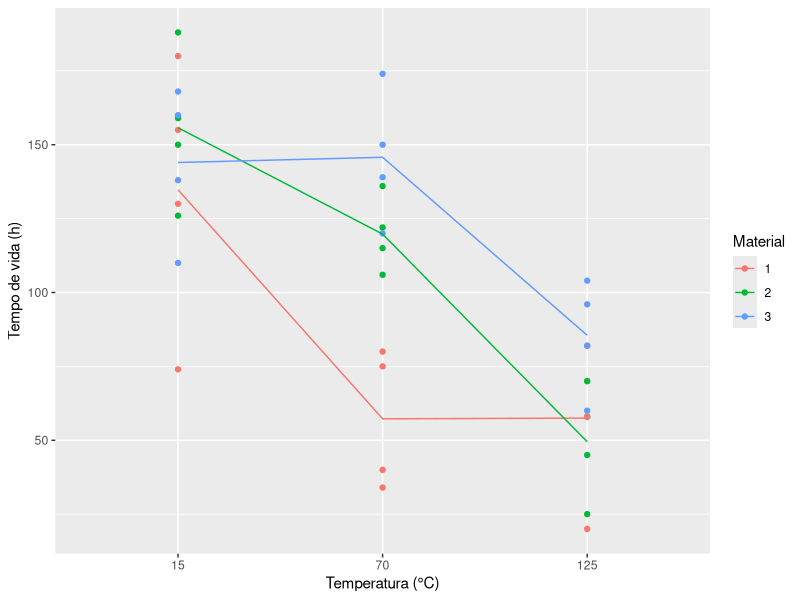
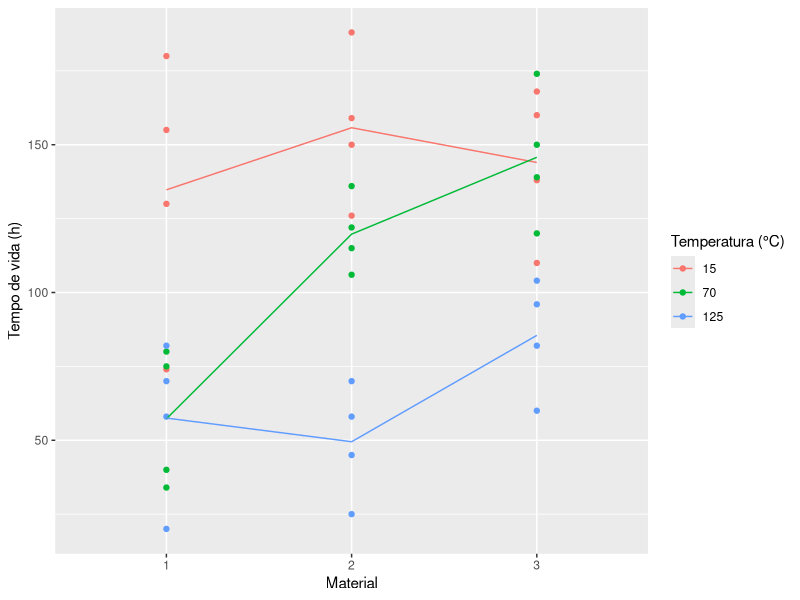
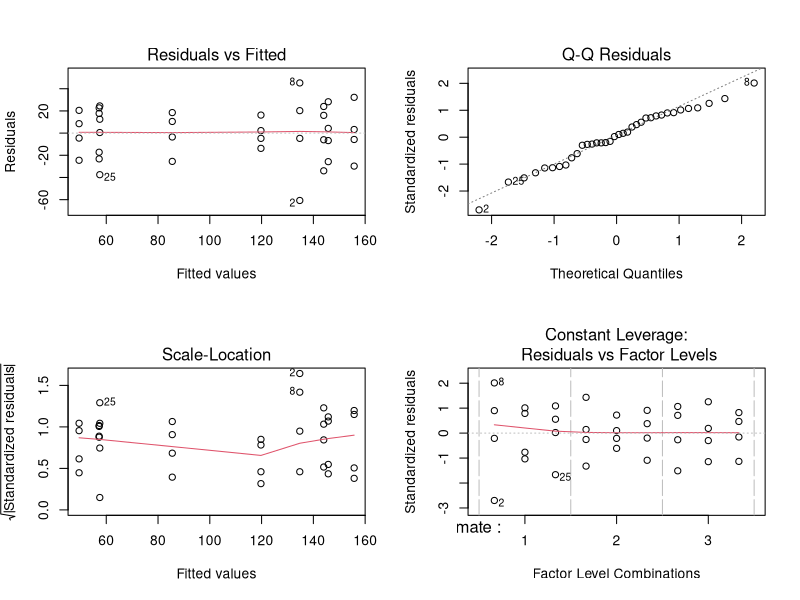
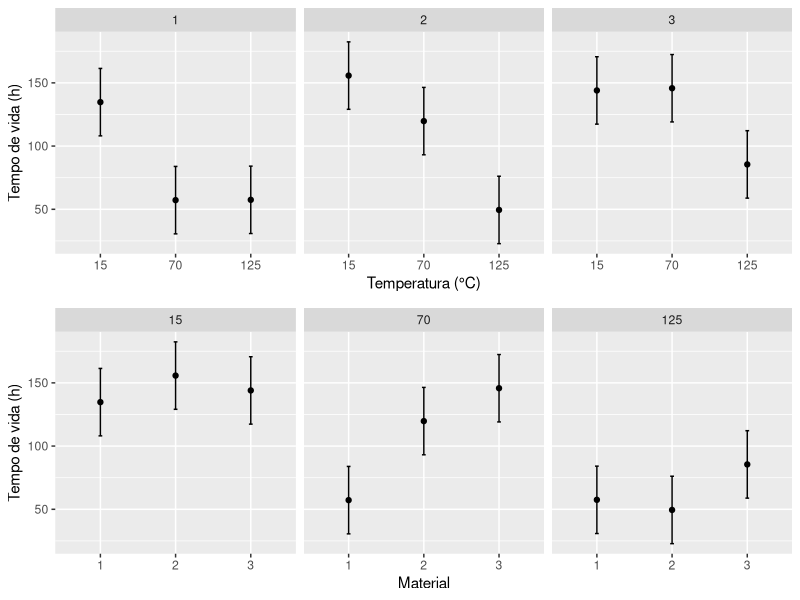
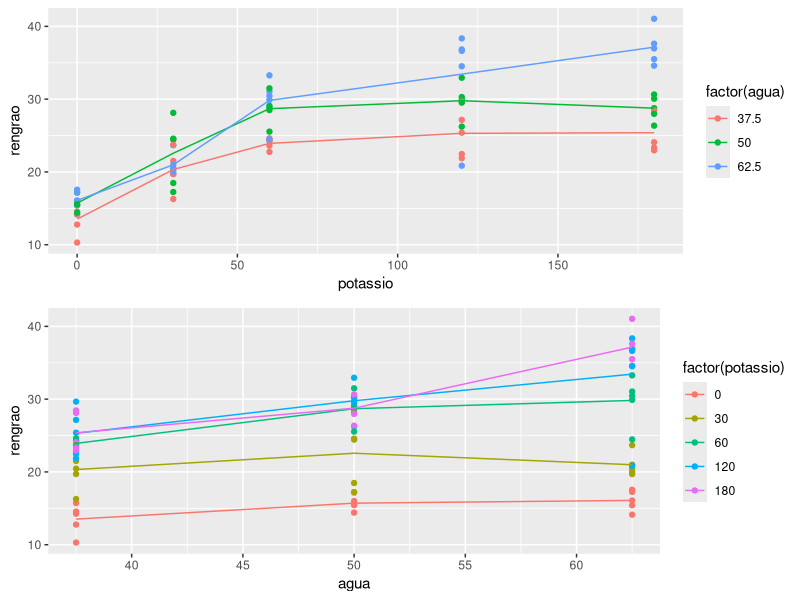
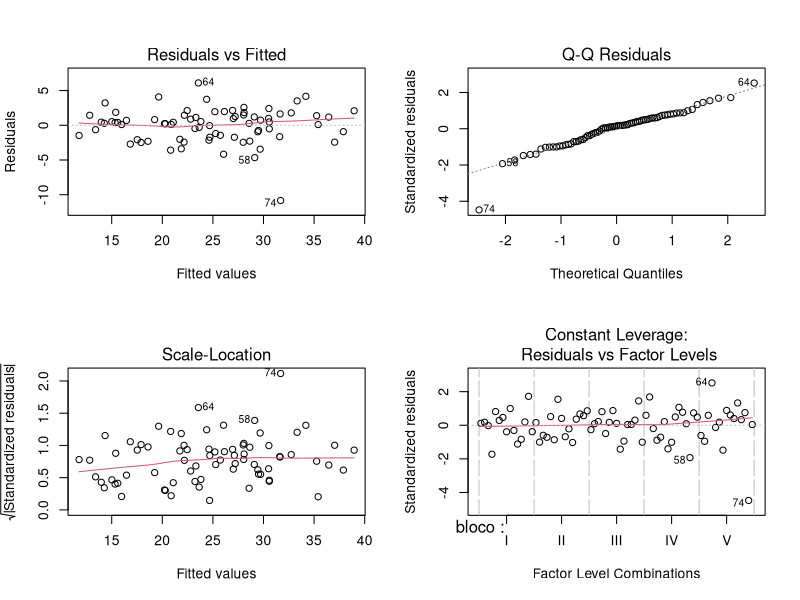
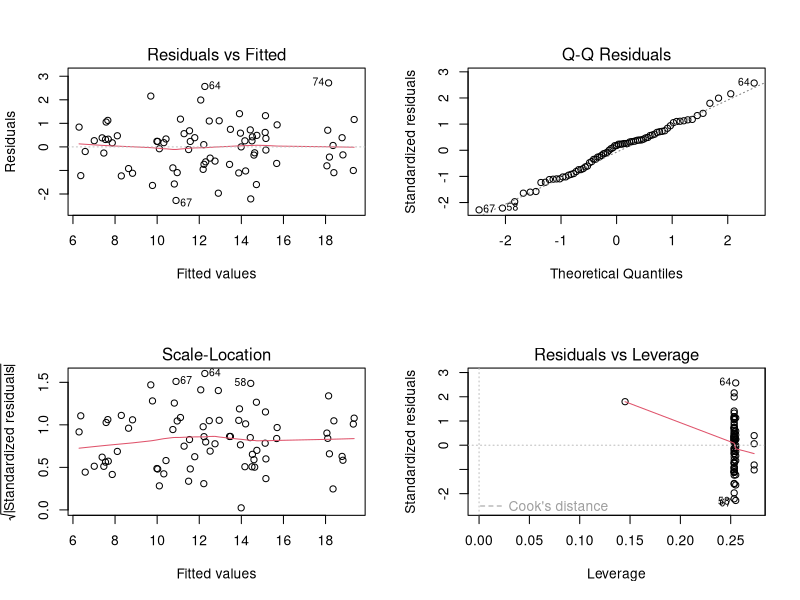
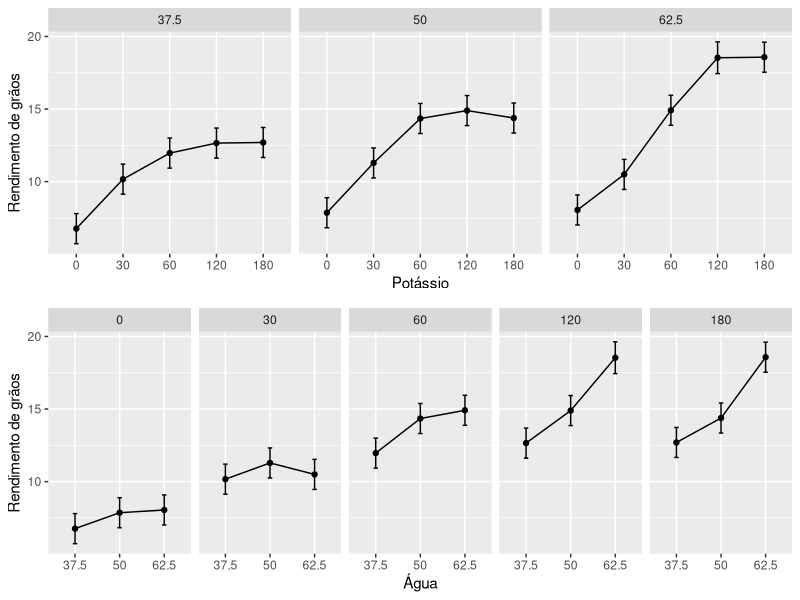

These figures' R source, in order: (Note: this script raises an error after producing the figures.)
## ---- chunk 1
# Carrega pacotes.
library(emmeans)
library(tidyverse)
## ---- chunk 2
# Tempo de duração da bateria. Tabela 5.1 em Montgomery (2008).
tv <- c(130, 74, 150, 159, 138, 168, 155, 180, 188, 126, 110, 160, 34,
        80, 136, 106, 174, 150, 40, 75, 122, 115, 120, 139, 20, 82, 25,
        58, 96, 82, 70, 58, 70, 45, 104, 60)
temp <- rep(c(15, 70, 125), each = 12)
mate <- rep(rep(c(1:3), each = 2), times = 6)

# Cria tabela com os dados.
tb <- data.frame(temp = factor(temp),
                 mate = factor(mate),
                 tv = tv)

# Remove vetores do espaço de memória.
rm(tv, temp, mate)

# Número de repetições dos pontos experimentais.
xtabs(~mate + temp, data = tb)

ggplot(data = tb,
       mapping = aes(x = temp, color = mate, y = tv)) +
    geom_point() +
    stat_summary(aes(group = mate), geom = "line", fun.y = "mean") +
    labs(x = "Temperatura (°C)",
         y = "Tempo de vida (h)",
         color = "Material")

ggplot(data = tb,
       mapping = aes(x = mate, color = temp, y = tv)) +
    geom_point() +
    stat_summary(aes(group = temp), geom = "line", fun.y = "mean") +
    labs(x = "Material",
         y = "Tempo de vida (h)",
         color = "Temperatura (°C)")
## ---- chunk 3
# Espeficicação do modelo para a função `lm()`.
m0 <- lm(tv ~ mate + temp + mate:temp, data = tb)
m0 <- lm(tv ~ mate * temp, data = tb) # Forma curta.

# Quadro de resumo do ajuste.
summary(m0)

# Análise gráfica dos pressupostos.
par(mfrow = c(2, 2)); plot(m0); layout(1)
## ---- chunk 4
# Matriz do modelo.
X <- model.matrix(~mate * temp, data = tb)

# Indica o tipo de contraste usado.
attr(X, "contrasts")

# Vetor de observações.
y <- cbind(tb$tv)

# Estimativas dos parâmetros.
# coef(m0)
betas <- solve(t(X) %*% X, t(X) %*% y)
betas

# Variância residual.
# deviance(m0)/df.residual(m0)
var_y <- crossprod(y - X %*% betas)/(nrow(X) - ncol(X))

# Matriz de covariância das estimativas.
# vcov(m0)
c(var_y) * solve(t(X) %*% X)
## ---- chunk 5
# Quadro de análise de variância.
anova(m0)
## ---- chunk 6
# Média dos totais ao quadrado.
squared_mean <- function(y) sum(y)^2/length(y)

# Resultados das somas de quadrados.
C <- aggregate(tv ~ 1, data = tb, squared_mean)$tv
SS_A <- sum(aggregate(tv ~ mate, data = tb, squared_mean)$tv) - C
SS_B <- sum(aggregate(tv ~ temp, data = tb, squared_mean)$tv) - C
SS_AiB <- sum(aggregate(tv ~ mate:temp, data = tb, squared_mean)$tv) - C
SS_AB <- SS_AiB - SS_A - SS_B
SS_Total <- sum(y^2) - C
SS_Erro <- SS_Total - SS_A - SS_B - SS_AB

# Somas de quadrados.
rbind(SS_A, SS_B, SS_AB, SS_Erro)
## ---- chunk 7
X <- model.matrix(~mate * temp,
                  data = tb,
                  contrasts.arg = list(mate = contr.sum,
                                       temp = contr.sum))

proj <- function(X) {
    X %*% solve(crossprod(X), t(X))
}

a <- attr(X, "assign")
a

I <- diag(length(y))
H0  <- proj(X[, a <= 0])
H01 <- proj(X[, a <= 1])
H02 <- proj(X[, a <= 2])
H03 <- proj(X[, a <= 3])

# Somas de quadrados sequênciais.
t(y) %*% (H0)        %*% y # C:       RSS(~1) - RSS(~0).
t(y) %*% (H01 - H0)  %*% y # SS_A:    RSS(~A) - RSS(~1).
t(y) %*% (H02 - H01) %*% y # SS_B:    RSS(~A + B) - RSS(~A).
t(y) %*% (H03 - H02) %*% y # SS_AB:   RSS(~A * B) - RSS(~A + B).
t(y) %*% (I   - H03) %*% y # SS_Erro.

anova(m0)

# Como os efeitos são ortogonais, sequêncial e um termo por vez dá
# igual.
H1 <- proj(X[, a %in% c(0, 1)])
H2 <- proj(X[, a %in% c(0, 2)])
H3 <- proj(X[, a %in% c(0, 3)])

# Somas de quadrados de um termo de cada vez.
# ATTENTION: Para funcionar tem que usar restrições lineares ortogonais,
# i.e. `contr.sum`, `contr.helmert` ou `contr.poly`.
t(y) %*% (H1 - H0) %*% y # SS_A:  RSS(~A) - RSS(~1).
t(y) %*% (H2 - H0) %*% y # SS_B:  RSS(~B) - RSS(~1).
t(y) %*% (H3 - H0) %*% y # SS_AB: RSS(~A:B) - RSS(~1).

# Mostra que as projeções são ortogonais.
all(round((H1 - H0) %*% (H2 - H0), digits = 4) == 0)

trace <- function(H) {
    sum(diag(H))
}

# Graus de liberdade.
trace(H0)
trace(H01 - H0)
trace(H02 - H01)
trace(H03 - H02)
trace(I   - H03)
## ---- chunk 8
# Médias marginais ajustadas = valores preditos para cada ponto
# experimental.
emm <- emmeans(m0, specs = ~temp | mate)
emm

attr(emm, "grid")
unname(attr(emm, "linfct"))

# Constrastes entre níveis de temperatura para cada nível de material.
contrast(emm, method = "pairwise")
## ---- chunk 9
# Estimativas das médias ajustadas.
Xu <- unique(model.matrix(m0))
Xu %*% coef(m0)

# Erro padrão das médias.
sqrt(diag(Xu %*% vcov(m0) %*% t(Xu)))

# O erro padrão é \sqrt{\hat{\sigma}^2/r}.
sqrt((deviance(m0)/df.residual(m0))/4)

grid <- unique(m0$model[, all.vars(m0$terms)[-1]])
cbind(grid, "." = "|", unname(Xu))

# Contraste `temp@15 - temp@70 | mate@1`.
K <- Xu[1,, drop = FALSE] - Xu[4,, drop = FALSE]

K %*% coef(m0)                      # Estimativa.
sqrt(diag(K %*% vcov(m0) %*% t(K))) # Erro padrão.
## ---- chunk 10
tbm <- as.data.frame(emm)
tbm

gg1 <-
ggplot(tbm, aes(x = temp, y = emmean)) +
    facet_wrap(facets = ~mate) +
    geom_point() +
    geom_errorbar(aes(ymin = lower.CL, ymax = upper.CL),
                  width = 0.05) +
    labs(x = "Temperatura (°C)",
         y = "Tempo de vida (h)")

gg2 <-
ggplot(tbm, aes(x = mate, y = emmean)) +
    facet_wrap(facets = ~temp) +
    geom_point() +
    geom_errorbar(aes(ymin = lower.CL, ymax = upper.CL),
                  width = 0.05) +
    labs(x = "Material",
         y = "Tempo de vida (h)")

gridExtra::grid.arrange(gg1, gg2, ncol = 1)
## ---- chunk 11
soja <-
structure(list(potassio = c(0L, 30L, 60L, 120L, 180L, 0L, 30L,
60L, 120L, 180L, 0L, 30L, 60L, 120L, 180L, 0L, 30L, 60L, 120L,
180L, 0L, 30L, 60L, 120L, 180L, 0L, 30L, 60L, 120L, 180L, 0L,
30L, 60L, 120L, 180L, 0L, 30L, 60L, 120L, 180L, 0L, 30L, 60L,
120L, 180L, 0L, 30L, 60L, 120L, 180L, 0L, 30L, 60L, 120L, 180L,
0L, 30L, 60L, 120L, 180L, 0L, 30L, 60L, 120L, 180L, 0L, 30L,
60L, 120L, 180L, 0L, 30L, 60L, 120L, 180L), agua = c(37.5, 37.5,
37.5, 37.5, 37.5, 50, 50, 50, 50, 50, 62.5, 62.5, 62.5, 62.5,
62.5, 37.5, 37.5, 37.5, 37.5, 37.5, 50, 50, 50, 50, 50, 62.5,
62.5, 62.5, 62.5, 62.5, 37.5, 37.5, 37.5, 37.5, 37.5, 50, 50,
50, 50, 50, 62.5, 62.5, 62.5, 62.5, 62.5, 37.5, 37.5, 37.5, 37.5,
37.5, 50, 50, 50, 50, 50, 62.5, 62.5, 62.5, 62.5, 62.5, 37.5,
37.5, 37.5, 37.5, 37.5, 50, 50, 50, 50, 50, 62.5, 62.5, 62.5,
62.5, 62.5), bloco = structure(c(1L, 1L, 1L, 1L, 1L, 1L, 1L,
1L, 1L, 1L, 1L, 1L, 1L, 1L, 1L, 2L, 2L, 2L, 2L, 2L, 2L, 2L, 2L,
2L, 2L, 2L, 2L, 2L, 2L, 2L, 3L, 3L, 3L, 3L, 3L, 3L, 3L, 3L, 3L,
3L, 3L, 3L, 3L, 3L, 3L, 4L, 4L, 4L, 4L, 4L, 4L, 4L, 4L, 4L, 4L,
4L, 4L, 4L, 4L, 4L, 5L, 5L, 5L, 5L, 5L, 5L, 5L, 5L, 5L, 5L, 5L,
5L, 5L, 5L, 5L), .Label = c("I", "II", "III", "IV", "V"), class = "factor"),
    rengrao = c(14.55, 21.51, 24.62, 21.88, 28.11, 17.16, 24.44,
    28.5, 32.94, 28.76, 14.13, 19.71, 31.05, 38.35, 36.97, 15.72,
    19.72, 24.29, 25.39, 28.45, 15.44, 28.12, 31.49, 29.95, 30.06,
    15.42, 23.68, 33.27, 36.63, 41.04, 12.77, 20.45, 24.35, 27.15,
    24.08, 16.01, 24.57, 28.85, 26.23, 26.36, 16.08, 20.99, 30.45,
    36.83, 34.6, 14.26, 23.71, 22.76, 22.46, 22.97, 15.54, 18.48,
    25.54, 30.29, 30.64, 17.26, 20.51, 24.47, 34.52, 37.62, 10.3,
    16.28, 23.61, 29.66, 23.34, 14.41, 17.24, 29.08, 29.52, 27.98,
    17.56, 20.05, 29.9, 20.86, 35.5), pesograo = c(10.7, 13.53,
    15.78, 12.8, 14.79, 12.26, 12.66, 14.25, 15.84, 12.45, 10.7,
    11.07, 13.44, 14.15, 14.11, 13.1, 13.51, 15.28, 16.7, 17.89,
    12.45, 11.77, 12.7, 15.76, 12.53, 11.01, 14.18, 14.04, 15.26,
    16.55, 12.05, 13.03, 11.94, 16.07, 16.38, 12.04, 12.35, 13.67,
    11.76, 10.1, 12.56, 12.86, 14.1, 17.13, 15.18, 11.41, 12.82,
    14.31, 12.76, 14.92, 11.68, 12.4, 15.02, 14.09, 16.47, 11.74,
    13.32, 13.67, 15.07, 17.42, 11.2, 12.24, 16.99, 17.87, 18.23,
    11, 11.49, 13.34, 12.51, 10.72, 11.71, 12.85, 13.91, 16.3,
    17.07), kgrao = c(15.13, 17.12, 19.11, 18.12, 19.11, 12.14,
    13.63, 17.12, 19.11, 21.1, 13.14, 17.62, 15.13, 18.12, 20.11,
    13.14, 17.62, 17.62, 20.61, 21.1, 14.13, 14.63, 19.11, 21.1,
    21.1, 13.14, 14.13, 23.1, 18.61, 19.61, 15.13, 16.62, 18.61,
    20.11, 20.61, 13.63, 16.12, 20.61, 18.61, 21.6, 14.13, 16.62,
    17.62, 15.13, 21.1, 14.13, 14.63, 13.14, 22.1, 22.1, 12.64,
    20.11, 19.11, 17.62, 21.1, 12.64, 15.63, 17.12, 21.1, 22.6,
    17.62, 19.11, 20.11, 17.12, 21.6, 13.63, 20.61, 19.11, 18.61,
    21.1, 10.65, 18.61, 18.61, 20.11, 21.1), pgrao = c(1.18,
    0.99, 0.82, 0.85, 0.88, 1.05, 1.08, 0.74, 1.01, 1.01, 1.18,
    1.18, 1.08, 1.05, 1.14, 1.08, 1.05, 0.79, 0.87, 0.99, 0.98,
    1.16, 0.95, 1.14, 1.05, 1.18, 1.08, 1.18, 1.11, 1.14, 1.25,
    1.01, 0.93, 0.85, 1, 1.21, 1, 0.85, 0.99, 0.91, 1.18, 1.21,
    1.14, 1.11, 1.18, 1.14, 1.01, 1.25, 0.85, 1.05, 1.04, 0.85,
    0.75, 1.03, 1.14, 1.21, 1.28, 1.25, 1.14, 1.14, 1.28, 1.18,
    0.95, 0.85, 1.08, 0.93, 1.25, 0.9, 0.99, 0.93, 1.18, 1.28,
    1.25, 1.13, 1.15), ts = c(136L, 159L, 156L, 171L, 190L, 140L,
    193L, 200L, 208L, 237L, 132L, 178L, 231L, 271L, 262L, 120L,
    146L, 159L, 152L, 159L, 124L, 239L, 248L, 190L, 240L, 140L,
    167L, 237L, 240L, 248L, 106L, 157L, 204L, 169L, 147L, 133L,
    199L, 211L, 223L, 261L, 128L, 164L, 216L, 215L, 228L, 125L,
    185L, 159L, 176L, 154L, 133L, 149L, 170L, 215L, 186L, 147L,
    154L, 179L, 229L, 216L, 92L, 133L, 139L, 166L, 128L, 131L,
    150L, 218L, 236L, 261L, 150L, 156L, 215L, 128L, 208L), nvi = c(22L,
    2L, 0L, 2L, 0L, 20L, 6L, 6L, 7L, 10L, 23L, 10L, 5L, 0L, 1L,
    22L, 0L, 1L, 0L, 0L, 12L, 9L, 4L, 1L, 4L, 14L, 7L, 3L, 1L,
    0L, 4L, 3L, 1L, 0L, 1L, 22L, 7L, 3L, 7L, 5L, 21L, 9L, 3L,
    2L, 2L, 11L, 7L, 1L, 2L, 1L, 27L, 4L, 1L, 2L, 4L, 18L, 10L,
    2L, 0L, 1L, 5L, 5L, 2L, 0L, 1L, 26L, 1L, 4L, 1L, 4L, 17L,
    13L, 3L, 0L, 2L), nv = c(56L, 62L, 66L, 68L, 82L, 63L, 86L,
    94L, 86L, 97L, 58L, 80L, 99L, 110L, 106L, 48L, 64L, 62L,
    60L, 62L, 52L, 103L, 103L, 87L, 101L, 64L, 77L, 96L, 94L,
    105L, 44L, 63L, 84L, 66L, 58L, 56L, 81L, 92L, 91L, 100L,
    50L, 71L, 94L, 89L, 89L, 60L, 75L, 67L, 76L, 63L, 51L, 60L,
    67L, 90L, 80L, 62L, 67L, 75L, 90L, 87L, 36L, 57L, 53L, 69L,
    50L, 57L, 61L, 92L, 96L, 110L, 69L, 63L, 95L, 55L, 90L)), class = "data.frame", row.names = c(NA,
-75L))
## ---- chunk 12
# Estrutura do objeto.
str(soja)

# Repetições de cada ponto experimental.
xtabs(~agua + potassio, data = soja)

# Análise exploratória.
gg1 <-
ggplot(data = soja,
       mapping = aes(x = potassio,
                     y = rengrao,
                     color = factor(agua))) +
    geom_point() +
    stat_summary(mapping = aes(group = agua),
                 geom = "line",
                 fun.y = "mean")
gg2 <-
ggplot(data = soja,
       mapping = aes(x = agua,
                     y = rengrao,
                     color = factor(potassio))) +
    geom_point() +
    stat_summary(mapping = aes(group = potassio),
                 geom = "line",
                 fun.y = "mean")

gridExtra::grid.arrange(gg1, gg2, ncol = 1)
## ---- chunk 13
soja %>%
    filter(agua == 62.5 & potassio == 120) %>%
    select(rengrao, ts, nvi, nv)

i <- with(soja, agua == 62.5 & potassio == 120 & bloco == "V")
which(i)

soja$n <- 2
soja$n[i] <- 1
## ---- chunk 14
# Cria cópia dos fatores como qualitativos.
soja <- transform(soja,
                  Agua = factor(agua),
                  Potassio = factor(potassio))
## ---- chunk 15
# Ajuste do modelo aos dados.
m0 <- lm(rengrao ~ bloco + Agua * Potassio,
         data = soja)

# Diagnóstico do modelo sem ponderação.
par(mfrow = c(2, 2))
plot(m0)
layout(1)

# A variável resposta é a média amostral dentro da unidade experimental.
m1 <- lm(rengrao/n ~ bloco + Agua * Potassio,
         data = soja,
         weights = n)

# Diagnóstico do modelo com ponderação.
par(mfrow = c(2, 2))
plot(m1)
layout(1)
## ---- chunk 16
# Quadro de análise de variância.
anova(m1)
## ---- chunk 17
# Modelo de efeitos aninhados.
m2 <- aov(pesograo/n ~ bloco + Agua/Potassio,
          data = soja,
          weights = n)
coef(m2)

# Disposição das estimativas dos parâmetros.
names(coef(m2)[m2$assign == 3])

# Para testar o efeito de potássio em cada nível de água.
Pot_in_Ag <- list("Pot@37.5" = c(1, 4, 7, 10),
                  "Pot@50.0" = c(2, 5, 8, 11),
                  "Pot@62.5" = c(3, 6, 9, 12))
summary(m2, split = list("Agua:Potassio" = Pot_in_Ag))

# Modelo de efeitos aninhados.
m2 <- aov(pesograo/n ~ bloco + Potassio/Agua,
          data = soja,
          weights = n)
coef(m2)

# Disposição das estimativas dos parâmetros.
names(coef(m2)[m2$assign == 3])

# Para testar o efeito de água em cada nível de potássio.
Ag_in_Pot <- list("Agua@0" = c(1, 6),
                  "Agua@30" = c(2, 7),
                  "Agua@60" = c(3, 8),
                  "Agua@120" = c(4, 9),
                  "Agua@180" = c(5,10))
summary(m2, split = list("Potassio:Agua" = Ag_in_Pot))
## ---- chunk 18
emm_pot_ag <- emmeans(m1, specs = ~Potassio | Agua)
emm_pot_ag

contrast(emm_pot_ag, method = "pairwise")

emm_ag_pot <- emmeans(m1, specs = ~Agua | Potassio)
emm_ag_pot

contrast(emm_ag_pot, method = "pairwise")

gg1 <-
ggplot(as.data.frame(emm_pot_ag),
       mapping = aes(x = Potassio, y = emmean, group = 1)) +
    facet_wrap(facets = ~Agua, nrow = 1) +
    geom_point() +
    geom_line() +
    geom_errorbar(aes(ymin = lower.CL, ymax = upper.CL),
                  width = 0.1) +
    labs(x = "Potássio",
         y = "Rendimento de grãos")

gg2 <-
ggplot(as.data.frame(emm_ag_pot),
       mapping = aes(x = Agua, y = emmean, group = 1)) +
    facet_wrap(facets = ~Potassio, nrow = 1) +
    geom_point() +
    geom_line() +
    geom_errorbar(aes(ymin = lower.CL, ymax = upper.CL),
                  width = 0.1) +
    labs(x = "Água",
         y = "Rendimento de grãos")

gridExtra::grid.arrange(gg1, gg2, ncol = 1)
## ---- chunk 19
knitr::include_graphics("./img/bottling-line.png")
## ---- chunk 20
# Recria os dados.
da <- data.frame(carb = rep(rep(c(10, 12, 14), each = 2), times = 4),
                 pres = rep(c(25, 30), each = 12),
                 velo = rep(c(200, 250, 200, 250), each = 6))
da$dsv <- c(-3, -1, 0, 1, 5, 4,
            -1, 0, 2, 1, 7, 6,
            -1, 0, 2, 3, 7, 9,
            1, 1, 6, 5, 10, 11)
str(da)

# Repetições dos pontos experimentais.
ftable(xtabs(~pres + velo + carb, data = da))

ggplot(data = da,
       mapping = aes(x = carb, y = dsv)) +
    facet_grid(facets = pres ~ velo) +
    geom_point() +
    stat_summary(geom = "line", fun.y = "mean") +
    labs(x = "Carbonação (%)", y = "Desvio de enchimento")

ggplot(data = da,
       mapping = aes(x = pres, y = dsv, color = carb)) +
    facet_wrap(facets = ~ velo) +
    geom_point() +
    stat_summary(mapping = aes(group = carb),
                 geom = "line", fun.y = "mean") +
    labs(x = "Pressão", y = "Desvio de enchimento",
         color = "Carbonação (%)")
## ---- chunk 21
# Cria cópia dos fatores como qualitativos.
da <- transform(da,
                Carb = factor(carb),
                Pres = factor(pres),
                Velo = factor(velo))

# Modelo com interações até 3 grau.
m0 <- lm(dsv ~ Carb * Pres * Velo, data = da)

deviance(m0)
deviance(lm(dsv ~ (carb + I(carb^2)) * pres * velo, data = da))

# Diagnóstico sobre os pressupostos.
par(mfrow = c(2, 2))
plot(m0)
layout(1)

summary(m0)
## ---- chunk 22
# Quadro de análise de variância.
anova(m0)
## ---- chunk 23
# Média dos totais ao quadrado.
squared_mean <- function(y) sum(y)^2/length(y)

# Resultados das somas de quadrados.
C <- aggregate(dsv ~ 1, data = da, squared_mean)$dsv
SS_A <- sum(aggregate(dsv ~ Carb, data = da, squared_mean)$dsv) - C
SS_B <- sum(aggregate(dsv ~ Pres, data = da, squared_mean)$dsv) - C
SS_C <- sum(aggregate(dsv ~ Velo, data = da, squared_mean)$dsv) - C

SS_AiB <- sum(aggregate(dsv ~ Carb:Pres, data = da,
                        squared_mean)$dsv) - C
SS_AB <- SS_AiB - SS_A - SS_B

SS_AiC <- sum(aggregate(dsv ~ Carb:Velo, data = da,
                        squared_mean)$dsv) - C
SS_AC <- SS_AiC - SS_A - SS_C

SS_BiC <- sum(aggregate(dsv ~ Pres:Velo, data = da,
                        squared_mean)$dsv) - C
SS_BC <- SS_BiC - SS_B - SS_C

SS_AiBiC <- sum(aggregate(dsv ~ Carb:Pres:Velo, data = da,
                          squared_mean)$dsv) - C
SS_ABC <- SS_AiBiC - SS_A - SS_B - SS_C - SS_AB - SS_AC - SS_BC

SS_Total <- sum(da$dsv^2) - C
SS_Erro <- SS_Total - SS_AiBiC

# Somas de quadrados.
rbind(SS_A, SS_B, SS_AB,
      SS_AB, SS_AC, SS_BC,
      SS_ABC,
      SS_Erro)
## ---- chunk 24
# Médias marginais ajustas para o efeito principal de carbonação.
emm <- emmeans(m0, specs = ~Carb)
emm

MASS::fractions(attr(emm, "linfct"))
attr(emm, "linfct") %*% coef(m0)

contrast(emm, method = "pairwise")
## ---- chunk 25
# Médias marginais ajustas para o efeito principal de pressão.
emm <- emmeans(m0, specs = ~Pres)
emm

contrast(emm, method = "pairwise")
## ---- chunk 26
# Médias marginais ajustas para o efeito principal de velocidade.
emm <- emmeans(m0, specs = ~Velo)
emm

contrast(emm, method = "pairwise")
## ---- chunk 27
# Médias de todos os pontos experimentais considerando o modelo maximal.
emm <- emmeans(m0, specs = ~Carb + Pres + Velo) %>%
    as.data.frame()

emm %>%
    arrange(emmean)

ps <- position_dodge(0.2)
ggplot(emm, aes(x = Carb, y = emmean, color = Pres, group = Pres)) +
    facet_wrap(facets = ~Velo) +
    geom_point(position = ps) +
    geom_errorbar(aes(ymin = lower.CL, ymax = upper.CL),
                  position = ps,
                  width = 0.05) +
    labs(x = "Carbonação (%)",
         y = "Desvio de volume de enchimento",
         color = "Pressão (psi)")
## ---- chunk 28
# Abandona termos irrelavantes do modelo.
m1 <- update(m0, formula = . ~ Carb + Pres + Velo)

# Médias de todos os pontos experimentais considerando o modelo maximal.
emm <- emmeans(m1, specs = ~Carb + Pres + Velo) %>%
    as.data.frame()

emm %>%
    arrange(emmean)

ps <- position_dodge(0.2)
ggplot(emm, aes(x = Carb, y = emmean, color = Pres, group = Pres)) +
    facet_wrap(facets = ~Velo) +
    geom_point(position = ps) +
    geom_errorbar(aes(ymin = lower.CL, ymax = upper.CL),
                  position = ps,
                  width = 0.1) +
    labs(x = "Carbonação (%)",
         y = "Desvio de volume de enchimento",
         color = "Pressão (psi)") +
    geom_hline(yintercept = 0, lty = 3, col = "black") +
    geom_rect(data = filter(emm, abs(emmean) < 0.5),
              mapping = aes(xmin = as.integer(Carb) - 0.2,
                            xmax = as.integer(Carb) + 0.2,
                            ymin = emmean - 1.25,
                            ymax = emmean + 1.25),
              fill = NA,
              lty = 2,
              size = 0.3,
              position = ps,
              show.legend = FALSE)
